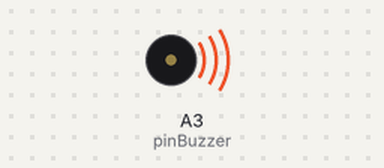
Bench run of a sketch on a simulated Arduino Uno, built with avr-gcc and run on an emulated ATmega328P. On the bench: buzzer (waves = sounding).

Above: at 0.5 s.
At 3.2 s:
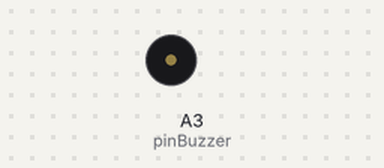
Timing chart, 0 to 4.6 s (numbered marks = the images above):
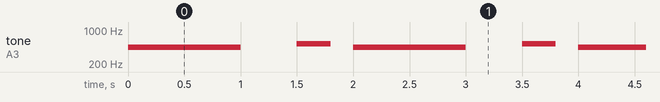

Measured:
- by itself, tone on A3 (pinBuzzer): repeats every 2.0 s: silent 0.50 s, 523 Hz 0.30 s, silent 0.20 s, 440 Hz 1.0 s

The sketch:

test_buzzer.ino
```cpp
const int pinBuzzer = A3;

void setup()
{
}

void loop()
{
  //generar tono de 440Hz durante 1000 ms
  tone(pinBuzzer, 440);
  delay(1000);

  //detener tono durante 500ms
  noTone(pinBuzzer);
  delay(500);

  //generar tono de 523Hz durante 500ms, y detenerlo durante 500ms.
  tone(pinBuzzer, 523, 300);
  delay(500);
}
```
